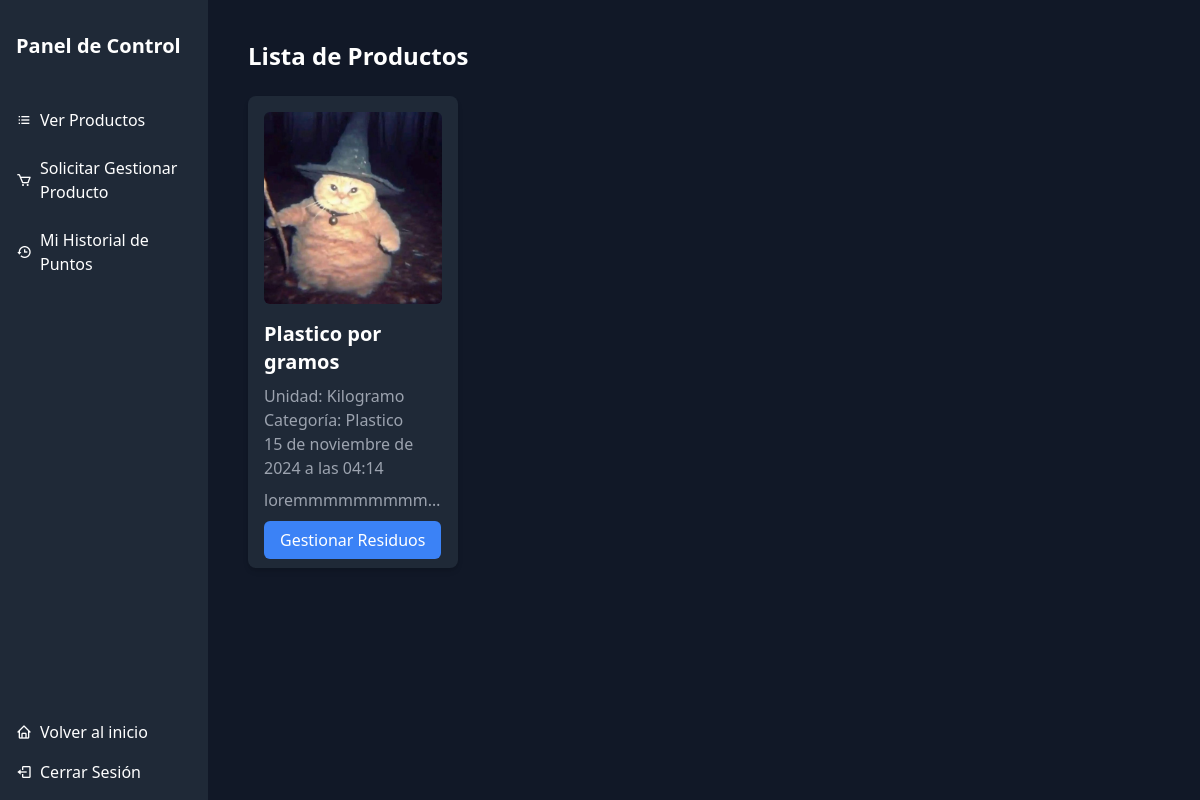
The page /dashboard/ver-productos/ (signed in) on the database its author committed.
### core/dashboard/models.py (models this page shows, shortened)
class Product(models.Model):
    name = models.CharField(max_length=50, unique=True)
    description = models.TextField()
    image = models.ImageField(upload_to='products/', validators=[validate_image_extension])
    created_at = models.DateTimeField(auto_now_add=True)
    updated_at = models.DateTimeField(auto_now=True)
    units = models.ForeignKey(Units, on_delete=models.CASCADE, related_name="products")
    category = models.ForeignKey(Category, on_delete=models.CASCADE, related_name="products")
    is_active = models.BooleanField(default=True)
    created_by = models.ForeignKey(
        settings.AUTH_USER_MODEL,
        on_delete=models.SET_NULL,
        null=True,
        blank=True,
        related_name="created_products"
    )
    updated_by = models.ForeignKey(
        settings.AUTH_USER_MODEL,
        on_delete=models.SET_NULL,
        null=True,
        blank=True,
        related_name="updated_products"
    )
    class Meta:
        verbose_name = 'Producto'
        verbose_name_plural = 'Productos'

class Units(models.Model):
    name = models.CharField(max_length=50, unique=True)
    abbreviation = models.CharField(max_length=10, unique=True)
    created_at = models.DateTimeField(auto_now_add=True)
    updated_at = models.DateTimeField(auto_now=True)
    created_by = models.ForeignKey(
        settings.AUTH_USER_MODEL,
        on_delete=models.SET_NULL,
        null=True,
        blank=True,
        related_name="created_units"
    )
    updated_by = models.ForeignKey(
        settings.AUTH_USER_MODEL,
        on_delete=models.SET_NULL,
        null=True,
        blank=True,
        related_name="updated_units"
    )
    class Meta:
        verbose_name = 'Unidad'
        verbose_name_plural = 'Unidades'

class Category(models.Model):
    name = models.CharField(max_length=50, unique=True)
    created_at = models.DateTimeField(auto_now_add=True)
    updated_at = models.DateTimeField(auto_now=True)
    created_by = models.ForeignKey(
        settings.AUTH_USER_MODEL,
        on_delete=models.SET_NULL,
        null=True,
        blank=True,
        related_name="created_categories"
    )
    updated_by = models.ForeignKey(
        settings.AUTH_USER_MODEL,
        on_delete=models.SET_NULL,
        null=True,
        blank=True,
        related_name="updated_categories"
    )
    class Meta:
        verbose_name = 'Categoría'
        verbose_name_plural = 'Categorías'

### core/dashboard/views/home.py (the view)
# urls.py: path('ver-productos/', home.ProductView.as_view(), name='product_view'),
class ProductView(LoginRequiredMixin, TemplateView):
    template_name = 'core/dashboard/product.html'
    login_url = '/security/auth/login'
    def get_context_data(self, **kwargs):
        context = super().get_context_data(**kwargs)
        context['products'] = Product.objects.all()
        return context

### templates/core/dashboard/product.html (shortened to what this page needs)
{% extends 'components/base_dash.html' %}
{% block content %}
    <div class="container mx-auto p-2">
        <h2 class="text-2xl font-bold mb-6">Lista de Productos</h2>
        <div class="grid grid-cols-1 sm:grid-cols-2 md:grid-cols-3 lg:grid-cols-4 gap-6">
            {% for product in products %}
                <div class="bg-gray-800 p-4 rounded-lg shadow-md">
                    <img src="{{ product.image.url }}" alt="{{ product.description }}" class="w-full h-48 object-cover rounded-md mb-4">
                    <h3 class="text-xl font-semibold text-white">{{ product.name }}</h3>
                    <p class="text-gray-400 mt-2">Unidad: {{ product.units.name }}</p>
                    <p class="text-gray-400">Categoría: {{ product.category.name }}</p>
                    <p class="text-gray-400">{{ product.created_at }}</p>
                    <p class="text-gray-400 mt-2 truncate">
                        {{ product.description|truncatewords:50 }}
                    </p>
                    <div class="mt-4">
                        <a href="{dashboard:request_product}" class="bg-blue-500 text-white py-2 px-4 rounded-md hover:bg-blue-600">
                            Gestionar Residuos
                        </a>
                    </div>
                </div>
            {% empty %}
                <p class="text-center text-white">No hay productos disponibles</p>
            {% endfor %}
        </div>
    </div>
{% endblock %}

### rows shown on the page
Product: image (picture), name "Plastico por gramos", units.name "Kilogramo", category.name "Plastico", created_at "15 de noviembre de 2024 a las 04:14", description "loremmmmmmmmm…"
